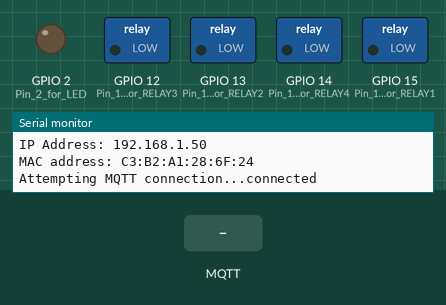
This sketch was run on a simulated ESP8266 (Wemos D1 mini). Shown: switched loads named in the sketch (green lamp = pin HIGH), output pins drawn as LEDs (lit = HIGH), the last lines printed to the serial monitor. The test bench sets the inputs (shaded band). WiFi joins after 1.5 s; servers stay silent unless stated; no MQTT or app messages arrive unless stated.

Above: at 4.8 s.
4.9 s: MQTT message "OFF_LED" arrives on the first subscribed topic
At 6.8 s:
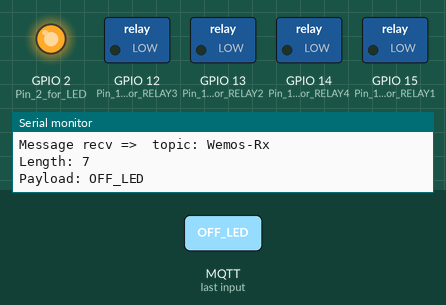
7.1 s: MQTT message "ON_R4" arrives on the first subscribed topic
At 8.4 s:
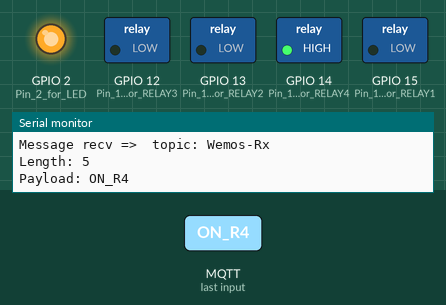
9.1 s: MQTT message "ON_LED" arrives on the first subscribed topic
At 10.8 s:
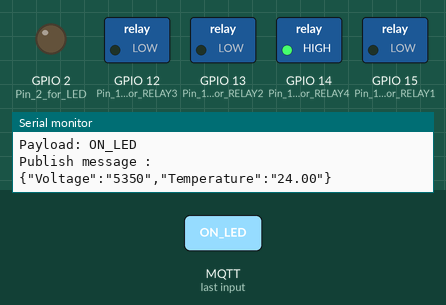
11.1 s: MQTT message "ON_R3" arrives on the first subscribed topic
At 12.6 s:
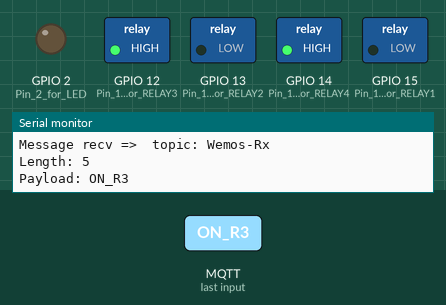
13.1 s: MQTT message "OFF_R4" arrives on the first subscribed topic
At 14.1 s:
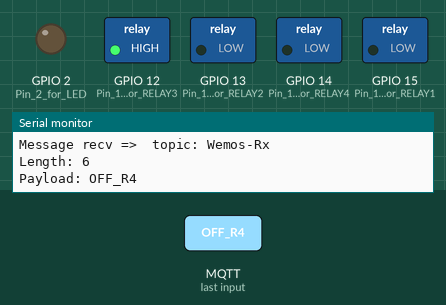
15.1 s: MQTT message "ON_R2" arrives on the first subscribed topic
At 16.8 s:
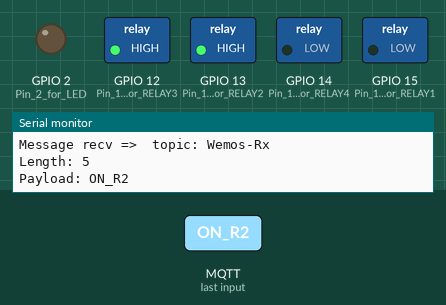
Timing chart, 0 to 18.1 s (numbered marks = the images above; inputs shaded):
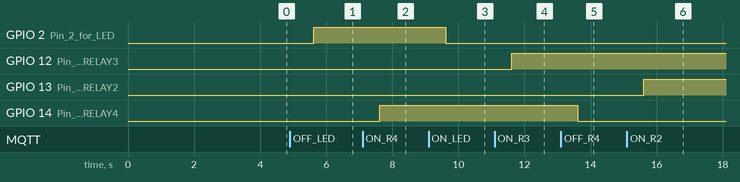

Measured:
- after the input at 4.9 s, GPIO 2 (Pin_2_for_LED): LOW → HIGH after 0.71 s
- after the input at 7.1 s, GPIO 14 (Pin_14_for_RELAY4): LOW → HIGH after 0.52 s
- after the input at 9.1 s, GPIO 2 (Pin_2_for_LED): HIGH → LOW after 0.51 s
- after the input at 11.1 s, GPIO 12 (Pin_12_for_RELAY3): LOW → HIGH after 0.52 s
- after the input at 13.1 s, GPIO 14 (Pin_14_for_RELAY4): HIGH → LOW after 0.51 s
- after the input at 15.1 s, GPIO 13 (Pin_13_for_RELAY2): LOW → HIGH after 0.51 s

The sketch:

Wemos_MQTT.ino
```cpp
#include <ESP8266WiFi.h>
#include <ESP8266WiFiMulti.h>
#include <PubSubClient.h>
#include <stdio.h>
#include <stdlib.h>
#include <string.h>
#include <ArduinoJson.h>

ESP8266WiFiMulti WiFiMulti;
WiFiClient client;
PubSubClient mqttClient(client);

const char* server = "68.183.191.7";    // MQTT server (of your choice)
char ssid[] = "MyRouter";           // your network SSID (name)
char pass[] = "xxxxxxxxxx";        // your network password
int status = WL_IDLE_STATUS;          // the Wifi radio's status

/********** For any JSON packet creation ************/
long lastMsg = 0;
char msg[100];
char temp[20], temp2[20], temp3[20];
int value = 0;
/************* end for JSON packet ******************/

/************ global for voltage sensor *************/
volatile float averageVcc = 0.0;
/****************************************************/

unsigned long previousMillis = 0;
unsigned long previousMillis_clientloop = 0;
unsigned long previousMillis_subscribe = 0;
const long interval = 5000;
const long interval_clientloop = 2000;
const long interval_subscribe = 100;

//Buffer to decode MQTT messages
char message_buff[100];
bool debug = true;  //Display log message if True

void setup() {
    Serial.begin(115200);
    delay(100);
    pinMode(2,OUTPUT);     //Pin 2 for LED
    pinMode(15,OUTPUT);     //Pin 15 for RELAY1
    pinMode(13,OUTPUT);     //Pin 13 for RELAY2
    pinMode(12,OUTPUT);     //Pin 12 for RELAY3
    pinMode(14,OUTPUT);     //Pin 14 for RELAY4

    // We start by connecting to a WiFi network
    WiFiMulti.addAP(ssid,pass);

    //Serial.println();
    //Serial.println();
    Serial.print("Waiting for WiFi... ");

    while(WiFiMulti.run() != WL_CONNECTED) {
        Serial.print(".");
        delay(500);
    }

    Serial.println("");
    Serial.println("WiFi connected");
    Serial.println("IP address: ");
    Serial.println(WiFi.localIP());

    Serial.println(F("You're connected to the network"));

    Serial.println();
    printCurrentNet();
    printWifiData();
    delay(2000);

    mqttClient.setServer(server, 1883);
    mqttClient.setCallback(callback);
}


void loop()
{
  StaticJsonBuffer<50> jsonBuffer;
  JsonObject& root = jsonBuffer.createObject();

  unsigned long currentMillis = millis();

  if (!mqttClient.connected()) {
        reconnect();
  }

  if (currentMillis - previousMillis_clientloop >= interval_clientloop) {
      previousMillis_clientloop = currentMillis;
      mqttClient.loop();
  }


  if (currentMillis - previousMillis >= interval) {

      previousMillis = currentMillis;

      /*
      /******* Voltage Sensor ***************/
      dtostrf( (float) 5350, 3, 0, temp );
      root["Voltage"] = temp;
      /**************************************/

      /************** For Internal Temperature ************/
      dtostrf( (float) 24, 3, 2, temp3 );
      root["Temperature"] = temp3;
      /****************************************************/

      root.printTo(msg);

      Serial.println();
      Serial.println(F("Publish message : "));
      Serial.println(msg);
      mqttClient.publish("Wemos-Tx", msg);
  }

  if (currentMillis - previousMillis_subscribe >= interval_subscribe ) {
    previousMillis_subscribe = currentMillis;
    mqttClient.subscribe("Wemos-Rx");
  }
}

void printWifiData()
{
  // print your WiFi shield's IP address
  IPAddress ip = WiFi.localIP();
  Serial.print(F("IP Address: "));
  Serial.println(ip);

  // print your MAC address
  byte mac[6];
  WiFi.macAddress(mac);
  char buf[20];
  sprintf(buf, "%02X:%02X:%02X:%02X:%02X:%02X", mac[5], mac[4], mac[3], mac[2], mac[1], mac[0]);
  Serial.print(F("MAC address: "));
  Serial.println(buf);
}

void printCurrentNet()
{
  // print the SSID of the network you're attached to
  Serial.print(F("SSID: "));
  Serial.println(WiFi.SSID());

  // print the received signal strength
  long rssi = WiFi.RSSI();
  Serial.print(F("Signal strength (RSSI): "));
  Serial.println(rssi);
}


void reconnect() {
  // Loop until we're reconnected
  while (!mqttClient.connected()) {
    Serial.println();
    Serial.print(F("Attempting MQTT connection..."));
    // Attempt to connect
    if (mqttClient.connect("ESP8266", "", "")) {
      Serial.println(F("connected"));
      // Once connected, publish an announcement...
      mqttClient.publish("Wemos-Tx", "hello world");
      // ... and resubscribe
      mqttClient.subscribe("Wemos-Rx");
    } else {
      Serial.print(F("failed, rc="));
      Serial.print(mqttClient.state());
      Serial.println(F(" try again in 5 seconds"));
      // Wait 5 seconds before retrying
      delay(5000);

      while ( status != WL_CONNECTED) {
         Serial.print(F("Attempting to connect to WPA SSID: "));
         Serial.println(ssid);
         // Connect to WPA/WPA2 network
         status = WiFi.begin(ssid, pass);
      }

    }
  }
}


void callback(char* topic, byte* payload, unsigned int length) {
  int i = 0;
  if ( debug ) {
    Serial.println("Message recv =>  topic: " + String(topic));
    Serial.print("Length: ");
    Serial.println(String(length,DEC));
  }
  // create character buffer with ending null terminator (string)
  for(i=0; i<length; i++) {
    message_buff[i] = payload[i];
  }
  message_buff[i] = '\0';

  String msgString = String(message_buff);
  if ( debug ) {
    Serial.println("Payload: " + msgString);
  }

  if ( msgString == "ON_LED" ) {
    digitalWrite(2,LOW);
  }

  if ( msgString == "OFF_LED" ) {
    digitalWrite(2,HIGH);
  }

  if ( msgString == "OFF_R4" ) {
    digitalWrite(14,LOW);
  }

  if ( msgString == "ON_R4" ) {
    digitalWrite(14,HIGH);
  }

  if ( msgString == "OFF_R3" ) {
    digitalWrite(12,LOW);
  }

  if ( msgString == "ON_R3" ) {
    digitalWrite(12,HIGH);
  }

  if ( msgString == "OFF_R2" ) {
    digitalWrite(13,LOW);
  }

  if ( msgString == "ON_R2" ) {
    digitalWrite(13,HIGH);
  }

  if ( msgString == "OFF_R1" ) {
    digitalWrite(15,LOW);
  }

  if ( msgString == "ON_R1" ) {
    digitalWrite(15,HIGH);
  }

}


//void callback(char* topic, byte* payload, unsigned int length) {
//  Serial.print(F("Message arrived ["));
//  Serial.print(topic);
//  Serial.print(F("] "));
//  for (int i = 0; i < length; i++) {
//    Serial.print((char)payload[i]);
//  }
//  Serial.println();

//  // Switch on the LED if an 1 was received as first character
//  if ((char)payload[0] == '1') {
//    digitalWrite(BUILTIN_LED, LOW);   // Turn the LED on (Note that LOW is the voltage level
//    // but actually the LED is on; this is because
//    // it is acive low on the ESP-01)
//  } else {
//    digitalWrite(BUILTIN_LED, HIGH);  // Turn the LED off by making the voltage HIGH
//  }

//}
```
